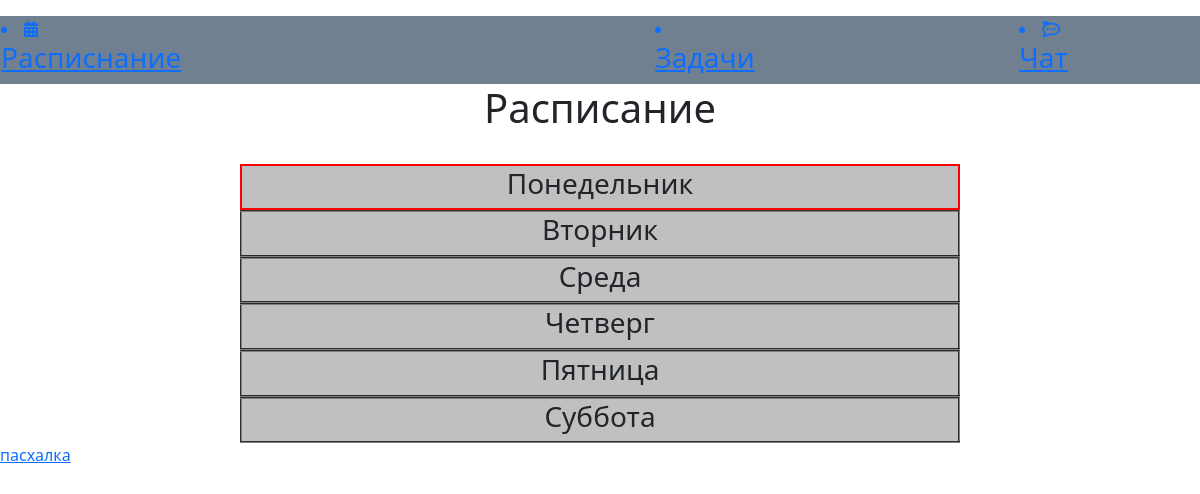
The app's page /, older data.
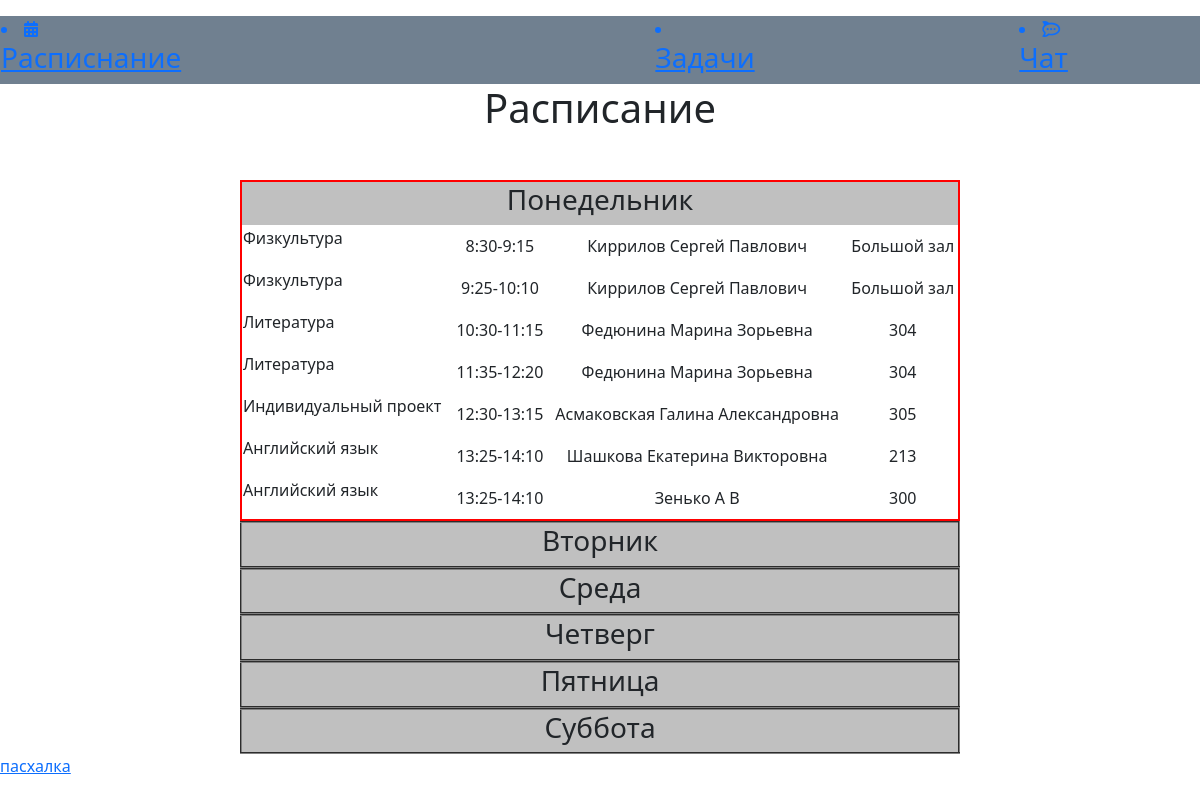
The same page, newer data.
### timetable/models.py (models this page shows, shortened)
class Timetable(models.Model):
    id = models.AutoField(primary_key=True)
    day_of_week = models.CharField(max_length=100, help_text="День недели")
    lesson_id = models.ForeignKey(Lessons, on_delete=models.CASCADE, help_text="id урока")
    start = models.TimeField(help_text="Начало урока")
    end = models.TimeField(help_text="Конец урока")
    class Meta:
        verbose_name = "Timetable"
        ordering = ["day_of_week", "start", "end"]

class Lessons(models.Model):
    id = models.AutoField(primary_key=True)
    title = models.CharField(max_length=100, help_text="Название предмета")
    room = models.TextField(max_length=100, help_text="Номер аудитории")
    teacher = models.ForeignKey(Teachers, on_delete=models.CASCADE, help_text="ФИО преподавателя")
    class Meta:
        verbose_name = "Lesson"
        ordering = ["title"]

class Teachers(models.Model):
    id = models.AutoField(primary_key=True)
    familiya = models.CharField(max_length=50, help_text="Фамилия")
    imya = models.CharField(max_length=50, help_text="Имя")
    otchestvo = models.CharField(max_length=50, help_text="Отчество")
    class Meta:
        verbose_name = "Teacher"
        ordering = ["familiya", "imya", "otchestvo"]

### timetable/views.py (the view)
# urls.py: path('', timetableviews.index, name="home"), # TODO: Перенести в профильный URLs приложения
def index(request):
    lessons = Timetable.objects.all()
    return render(request, 'timetable.html', {'lessons': lessons})

### templates/timetable.html (shortened to what this page needs)
{% extends 'layout.html' %}
{% block content %}
    <h1 align="center">Расписание</h1> <br>
    <table  class="Timetable_Monday" border="2" bordercolor="red" width=60% align="center">
        <tr bgcolor="#C0C0C0">
            <td colspan="4" align="center">
                <h3>Понедельник</h3>
            </td>
        </tr>
        <tr>
            {% for urok in lessons %}
            {% if urok.day_of_week == "1" %}
            <tr><td><p>{{ urok.lesson_id.title }}</td>
                <td align="center">{{ urok.start }}-{{ urok.end }}</td> <td align="center"> {{ urok.lesson_id.teacher.familiya }} {{ urok.lesson_id.teacher.imya }} {{ urok.lesson_id.teacher.otchestvo }}</td>
                    <td align="center">{{ urok.lesson_id.room }}</td>
            </p></tr>
            {% endif %}</tr>
            {% endfor %}
        </tr>
    </table>
    <table class="Timetable_Monday" border="2" width=60% align="center">
        <tr bgcolor="#C0C0C0">
            <td colspan="4" align="center">
                <h3>Вторник</h3>
            </td>
        </tr>
    </table>
    <table class="Timetable_Monday" border="2" width=60% align="center">
        <tr bgcolor="#C0C0C0">
            <td colspan="4" align="center">
                <h3>Среда</h3>
            </td>
        </tr>
    </table>
    <table class="Timetable_Monday" border="2" width=60% align="center">
        <tr bgcolor="#C0C0C0">
            <td colspan="4" align="center">
                <h3>Четверг</h3>
            </td>
        </tr>
    </table>
    <table class="Timetable_Monday" border="2" width=60% align="center">
        <tr bgcolor="#C0C0C0">
            <td colspan="4" align="center">
                <h3>Пятница</h3>
            </td>
        </tr>
    </table>
    <table class="Timetable_Monday" border="2" width=60% align="center">
        <tr bgcolor="#C0C0C0">
            <td colspan="4" align="center">
                <h3>Суббота</h3>
            </td>
        </tr>
    </table>
{% endblock %}

### templates/layout.html (shortened to what this page needs)
{% load static %}
<!DOCTYPE html>
<html lang="ru">
<head>
    <link rel="stylesheet" href="https://cdn.jsdelivr.net/npm/bootstrap@5.2.3/dist/css/bootstrap.min.css">
    <link rel="stylesheet" href="{% static 'css/timetable.css' %}">
    <link rel="stylesheet" href="https://use.fontawesome.com/relases/v5.15.0/css/all.css">
</head>
<body>
<upwardly>
    <table align="center" bgcolor="#708090" width=100%>
        <tr>
            <ul>
                <td><a href=""><li display: inline-block><i class="fa-solid fa-calendar-days"></i><h3> Расписнание</h3></li></a></td>
                <td><a href=""><li display: inline-block><h3> Задачи</h3></li></a></td>
                <td><a href=""><li display: inline-block><i class="fa-brands fa-rocketchat"></i><h3> Чат</h3></li></a></td>
            </ul>
        </tr>
    </table>
</upwardly>
<main>
    {% block content %}{% endblock %}
</main>
<a href="/egg">пасхалка</a>
</body>
</html>

### static/css/timetable.css (style rules this page uses)
upwardly { float: up; background: #808080; width: 100%; heigh: 10% color: #fff }

Row changes from the older to the newer data that the page shows:
added Timetable: lesson_id "Физкультура", start "8:30", end "9:15", lesson_id.teacher.familiya "Киррилов", lesson_id.teacher.imya "Сергей", lesson_id.teacher.otchestvo "Павлович", lesson_id.room "Большой зал"
added Timetable: lesson_id "Физкультура", start "9:25", end "10:10", lesson_id.teacher.familiya "Киррилов", lesson_id.teacher.imya "Сергей", lesson_id.teacher.otchestvo "Павлович", lesson_id.room "Большой зал"
added Timetable: lesson_id "Литература", start "10:30", end "11:15", lesson_id.teacher.familiya "Федюнина", lesson_id.teacher.imya "Марина", lesson_id.teacher.otchestvo "Зорьевна", lesson_id.room "304"
added Timetable: lesson_id "Литература", start "11:35", end "12:20", lesson_id.teacher.familiya "Федюнина", lesson_id.teacher.imya "Марина", lesson_id.teacher.otchestvo "Зорьевна", lesson_id.room "304"
added Timetable: lesson_id "Индивидуальный проект", start "12:30", end "13:15", lesson_id.teacher.familiya "Асмаковская", lesson_id.teacher.imya "Галина", lesson_id.teacher.otchestvo "Александровна", lesson_id.room "305"
added Timetable: lesson_id "Английский язык", start "13:25", end "14:10", lesson_id.teacher.familiya "Шашкова", lesson_id.teacher.imya "Екатерина", lesson_id.teacher.otchestvo "Викторовна", lesson_id.room "213"
added Timetable: lesson_id "Английский язык", start "13:25", end "14:10", lesson_id.teacher.familiya "Зенько", lesson_id.teacher.imya "А", lesson_id.teacher.otchestvo "В", lesson_id.room "300"
